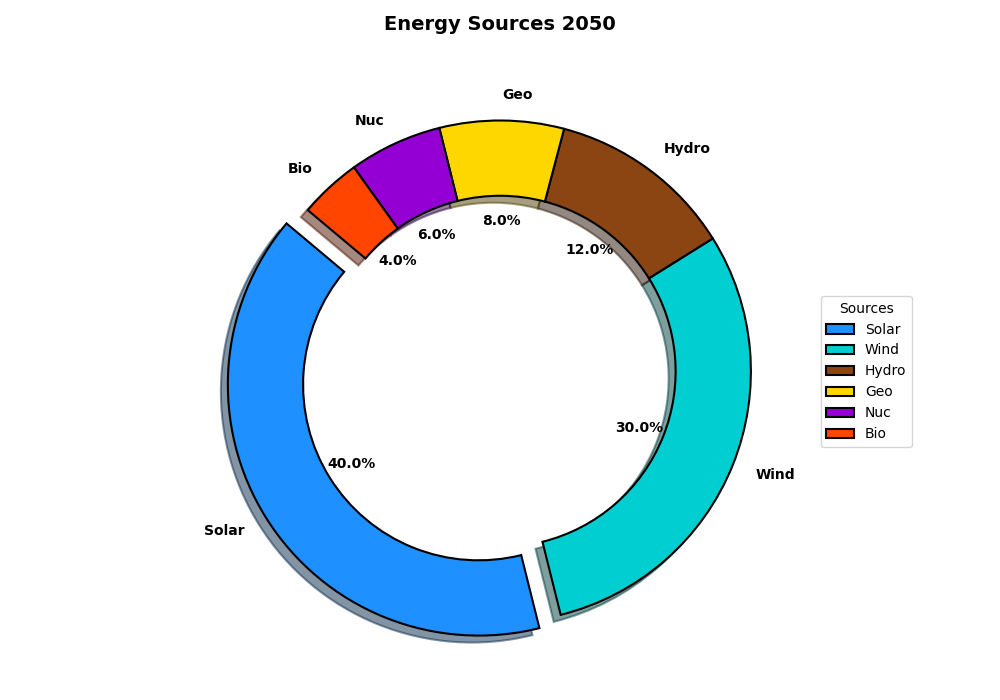

Reproduce this figure in Python.
import matplotlib.pyplot as plt

energy_sources = ['Solar', 'Wind', 'Hydro', 'Geo', 'Nuc', 'Bio']
energy_percentages = [40, 30, 12, 8, 6, 4]
colors = ['#1E90FF', '#00CED1', '#8B4513', '#FFD700', '#9400D3', '#FF4500']

fig, ax = plt.subplots(figsize=(10, 7), subplot_kw=dict(aspect='equal'))

explode = (0.1, 0, 0, 0, 0, 0)
wedges, texts, autotexts = ax.pie(
    energy_percentages,
    explode=explode,
    labels=energy_sources,
    autopct='%1.1f%%',
    startangle=140,
    colors=colors,
    wedgeprops=dict(edgecolor='black', linewidth=1.5, width=0.3),
    shadow=True
)

plt.title("Energy Sources 2050", fontsize=14, fontweight='bold', pad=20)

plt.setp(autotexts, size=10, weight='bold', color='black')
plt.setp(texts, size=10, weight='bold')

ax.legend(
    wedges, energy_sources,
    title="Sources",
    loc="center left",
    bbox_to_anchor=(1, 0, 0.5, 1),
    fontsize=10
)

plt.tight_layout()
plt.show()
